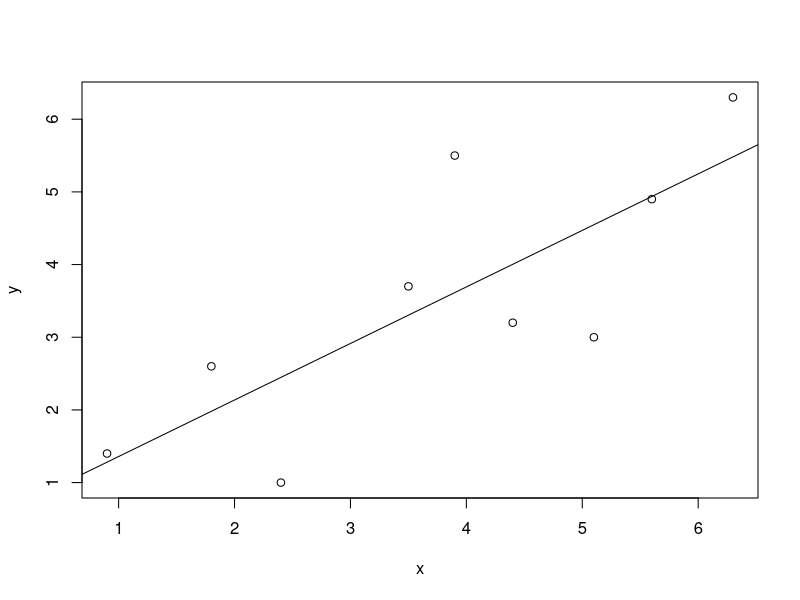

The R source for this figure:
data = data.frame(weight = c(0.9,1.8,2.4,3.5,3.9,4.4,5.1,5.6,6.3),
                  size = c(1.4,2.6,1.0,3.7,5.5,3.2,3.0,4.9,6.3))
data
head(data)

x <- data$weight
y <- data$size

my.model <- lm(y ~ x)
my.model

b0 = my.model$coefficients[1]
b1 = my.model$coefficients[2]

yt1 = b0 + b1 * x
yt1
yt2 = predict(my.model , as.list(x))
yt2

plot(x,y)
#lines(x , yt, col='red')
abline(coef(my.model))

#predict function to predict output using the linear model created
wt = data.frame(x=c(9,5,7.2,8.1))
sz = predict(my.model , wt)
sz